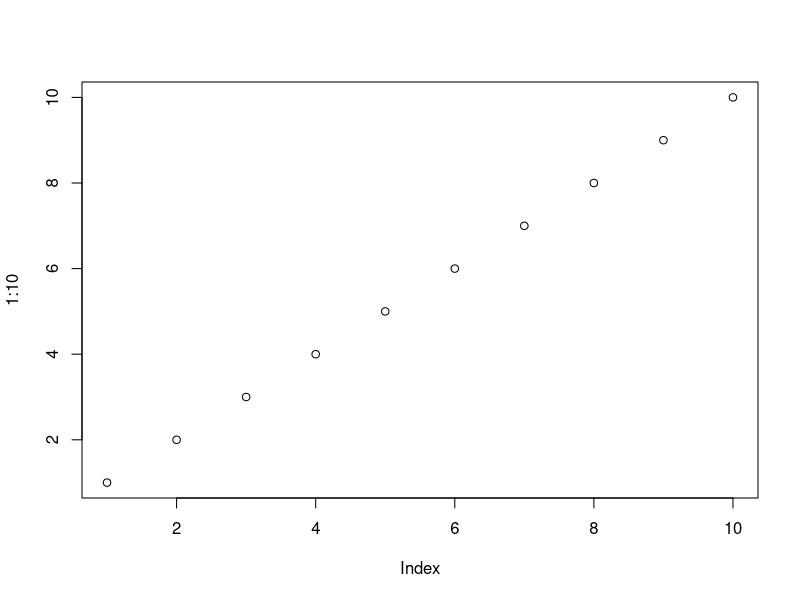
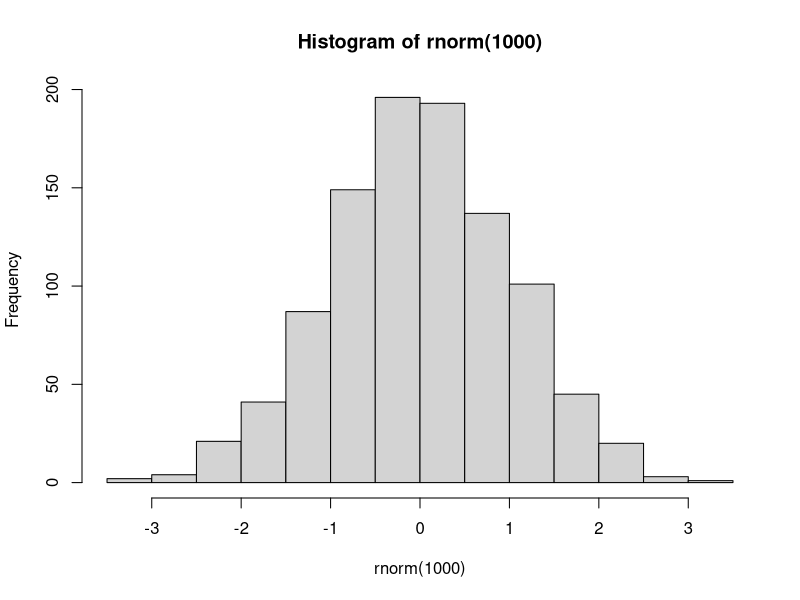

Generate these figures, in order, with R:
## ---- chunk 1
1+1
.4-.7+.3 # what? it is not zero!
## ---- chunk 2
plot(1:10)
hist(rnorm(1000))
## ---- chunk 3
    strsplit('hello indented world', ' ')[[1]]
